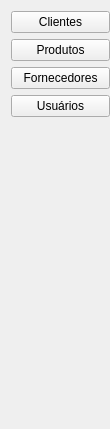
            <widget class="QWidget" name="page_4">
             <property name="geometry">
              <rect>
               <x>0</x>
               <y>0</y>
               <width>110</width>
               <height>429</height>
              </rect>
             </property>
             <attribute name="label">
              <string>Cadastro</string>
             </attribute>
             <layout class="QVBoxLayout" name="verticalLayout_4">
              <property name="rightMargin">
               <number>0</number>
              </property>
              <item>
               <widget class="QPushButton" name="btn_cadastrar_clientes">
                <property name="text">
                 <string>Clientes</string>
                </property>
               </widget>
              </item>
              <item>
               <widget class="QPushButton" name="btn_cadastrar_produtos">
                <property name="text">
                 <string>Produtos</string>
                </property>
               </widget>
              </item>
              <item>
               <widget class="QPushButton" name="btn_cadastrar_fornecedores">
                <property name="text">
                 <string>Fornecedores</string>
                </property>
               </widget>
              </item>
              <item>
               <widget class="QPushButton" name="btn_cadastrar_usuarios">
                <property name="text">
                 <string>Usuários</string>
                </property>
               </widget>
              </item>
              <item>
               <spacer name="verticalSpacer">
                <property name="orientation">
                 <enum>Qt::Orientation::Vertical</enum>
                </property>
                <property name="sizeHint" stdset="0">
                 <size>
                  <width>20</width>
                  <height>40</height>
                 </size>
                </property>
               </spacer>
              </item>
             </layout>
            </widget>
